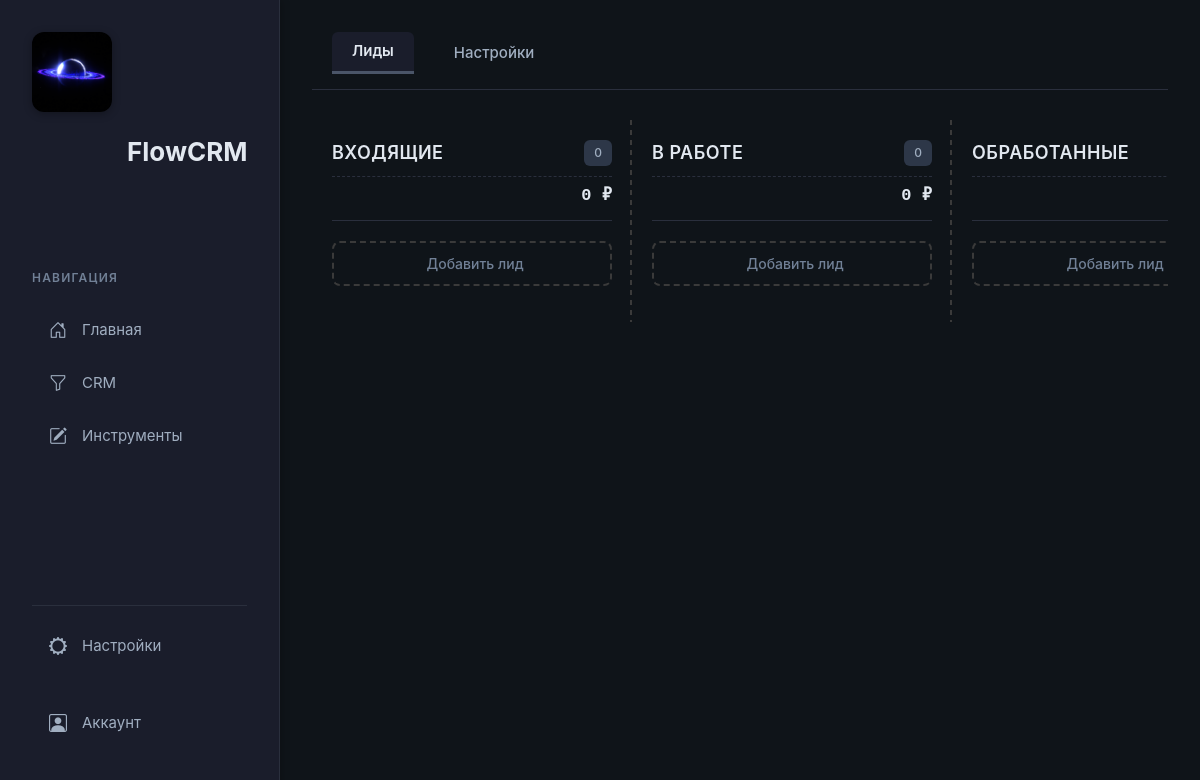
/crm/ (signed in), run on an earlier commit of the app's database.
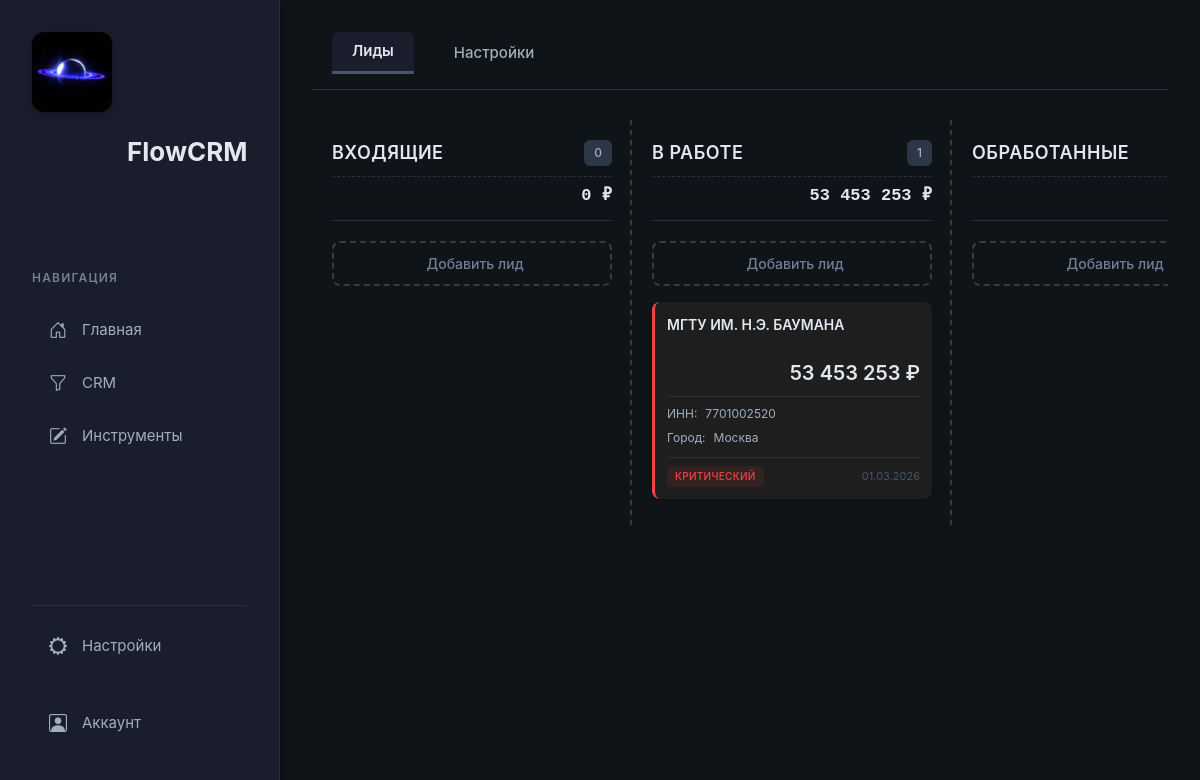
And on a later commit of the database.
### crm/models.py (models this page shows, shortened)
class KanbanColumn(models.Model):
    user = models.ForeignKey(
        User,
        on_delete=models.CASCADE,
        related_name='kanban_columns'
    )
    title = models.CharField(max_length=50)
    order = models.PositiveIntegerField(default=0)
    class Meta:
        ordering = ['order']

class Lead(models.Model):
    user = models.ForeignKey(User, on_delete=models.CASCADE, related_name='leads')
    company_name = models.CharField(max_length=100, blank=True, null=True)
    total_amount = models.DecimalField(max_digits=20, decimal_places=2, default=0, verbose_name='Сумма сделки')
    inn = models.CharField(max_length=12, blank=True, null=True)
    ogrn = models.CharField(max_length=13, blank=True, null=True)
    director_fio = models.CharField(max_length=200, blank=True, null=True)
    phone = models.CharField(max_length=20, blank=True, null=True)
    email = models.EmailField(blank=True, null=True)
    comment = models.TextField(blank=True, null=True)
    legal_form = models.CharField(max_length=20, blank=True, null=True, verbose_name='Форма организации')
    legal_name = models.CharField(max_length=300, blank=True, null=True, verbose_name='Юридическое название')
    contact_person = models.CharField(max_length=200, blank=True, null=True, verbose_name='Контактное лицо')
    contact_phone = models.CharField(max_length=20, blank=True, null=True, verbose_name='Контактный телефон')
    contact_email = models.EmailField(blank=True, null=True, verbose_name='Контактный email')
    address = models.TextField(blank=True, null=True, verbose_name='Адрес')
    city = models.CharField(max_length=100, blank=True, null=True, verbose_name='Город')
    partner_name = models.CharField(max_length=200, blank=True, null=True, verbose_name='Партнёр (ФИО)')
    partner_position = models.CharField(max_length=200, blank=True, null=True, verbose_name='Должность партнёра')
    partner_phone = models.CharField(max_length=20, blank=True, null=True, verbose_name='Телефон партнёра')
    website = models.URLField(blank=True, null=True, verbose_name='Сайт')
    source = models.CharField(max_length=100, blank=True, null=True, verbose_name='Источник')
    PRIORITY_CHOICES = [
        ('not_set', 'Не обозначен'),
        ('low', 'Низкий'),
        ('high', 'Высокий'),
        ('critical', 'Критический'),
    ]
    priority = models.CharField(
        max_length=20,
        choices=PRIORITY_CHOICES,
        default='not_set',
        verbose_name='Приоритет'
    )
    column = models.ForeignKey(KanbanColumn, on_delete=models.CASCADE, related_name='leads')
    order = models.PositiveIntegerField(default=0)
    created_at = models.DateTimeField(auto_now_add=True)
    updated_at = models.DateTimeField(auto_now=True)
    class Meta:
        ordering = ['order']

### crm/views.py (the view)
# urls.py: path('crm/', include('crm.urls')),
@login_required
def crm(request):
    user = request.user
    if not user.kanban_columns.exists():
        create_default_columns(user)
    columns = (
        user.kanban_columns
        .prefetch_related("leads")
        .order_by("order")
    )
    with connection.cursor() as cursor:
        cursor.execute("""
            SELECT column_id, COALESCE(SUM(total_amount), 0) as total_sum
            FROM crm_lead
            WHERE user_id = %s
            GROUP BY column_id
        """, [user.id])
        sums_by_column = {row[0]: row[1] for row in cursor.fetchall()}
    for column in columns:
        raw_sum = sums_by_column.get(column.id, 0)
        column.total_sum = raw_sum
        column.total_sum_formatted = f"{int(raw_sum):,}".replace(',', ' ') + ' ₽'
    return render(request, 'crm/crm.html', {
        'columns': columns,
    })

### crm/templates/crm/crm.html (shortened to what this page needs)
{% extends 'main/layout.html' %}
{% load static %}
{% block content %}
{% load humanize %}
<link rel="stylesheet" href="{% static 'crm/css/kanban.css' %}">
{% include 'crm/crm_header.html' with active_tab='leads' %}
<div class="crm crm-page">
    <div class="kanban">
        {% for column in columns %}
            <div class="kanban-column" data-column-id="{{ column.id }}" ondragover="allowDrop(event)" ondrop="drop(event, {{ column.id }})">
            <div class="column-header">
                <div class="header-top">
                    <h2 class="column-title">{{ column.title }}</h2>
                    <span class="column-count">{{ column.leads.count }}</span>
                </div>
                <div class="column-sum" data-column-id="{{ column.id }}">
                    {{ column.total_sum_formatted }}
                </div>
            </div>
            <button class="add-card-btn" onclick="addCard(this, {{ column.id }})">
                 Добавить лид
            </button>
            <div class="kanban-cards" id="column-{{ column.id }}">
                {% for lead in column.leads.all %}
                    {% include "crm/_lead_card.html" with lead=lead %}
                {% endfor %}
            </div>
        </div>
        {% endfor %}
    </div>
</div>
{% endblock %}

### main/templates/main/layout.html (shortened to what this page needs)
{% load static %}
<!doctype html>
<html lang="en">
<head>
    {% load static %}
    <link rel="stylesheet" href="https://cdn.jsdelivr.net/npm/bootstrap@5.3.3/dist/css/bootstrap.min.css">
    <link rel="stylesheet" href="https://cdn.jsdelivr.net/npm/bootstrap-icons@1.13.1/font/bootstrap-icons.css">
    <link rel="stylesheet" href="{% static 'main/css/main.css' %}">
</head>
<body>
    <aside>
        <img src="{% static 'main/img/RingedPlanet_Pixelited.png' %}" alt="Лого">
        <span class="logo" >FlowCRM</span>
        <h3>Навигация</h3>
        <ul>
            <a href="{% url 'home_page' %}"><li><i class="bi bi-house-door"></i>Главная</li></a>
            <a href="{% url 'crm_page' %}"><li><i class="bi bi-funnel"></i>CRM</li></a>
            <a href="{% url 'tools_main' %}"><li><i class="bi bi-pencil-square"></i>Инструменты</li></a>
        </ul>
        <ul class="options_layout">
            <a href=""><li ><i class="bi bi-gear-wide"></i>Настройки</li></a><br>
            <a href="{% url 'profile' %}"><li><i class="bi bi-person-square"></i> Аккаунт</li></a>
        </ul>
    </aside>
    <main>
        {% block content %}
        {% endblock %}
    </main>
</body>
</html>

### crm/templates/crm/crm_header.html
{% load static %}
<link rel="stylesheet" href="{% static 'crm/css/crm_header.css' %}">
<div class="crm-header">
    <a href="{% url 'crm_page' %}"
       class="crm-btn {% if active_tab == 'leads' %}active{% endif %}">
        Лиды
    </a>
    <a href="{% url 'crm_settings' %}"
       class="crm-btn {% if active_tab == 'settings' %}active{% endif %}">
        Настройки
    </a>
</div>

### crm/templates/crm/_lead_card.html (shortened to what this page needs)
{% load humanize %}
{% with priority=lead.priority|default:'' %}
{% load humanize phone_filter %}
<div class="kanban-card priority-{{ priority }}"
     data-id="{{ lead.id }}"
     draggable="true"
     ondragstart="drag(event)"
     data-priority="{{ priority }}">
    <div class="card-header">
        <div class="lead-info">
            <div class="lead-name">{{ lead.company_name }}</div>
        </div>
    </div>
    {% if lead.total_amount %}
    <div class="card-amount" data-key="total_amount">
        <span class="amount-value">{{ lead.total_amount|floatformat:0|intcomma }} ₽</span>
    </div>
    {% endif %}
    <div class="card-fields">
        {% if user.profile.show_inn and lead.inn %}
            <div class="card-field" data-key="inn">
                <span class="field-label">ИНН: </span>
                <span class="field-value">{{ lead.inn }}</span>
            </div>
        {% endif %}
        {% if user.profile.show_city and lead.city %}
        <div class="card-field" data-key="city">
            <span class="field-label">Город:</span>
            <span class="field-value">{{ lead.city }}</span>
        </div>
        {% endif %}
    </div>
    <div class="card-footer">
        <span class="priority-badge {{ priority }}">
            {{ lead.get_priority_display }}
        </span>
        <span class="card-date">
            {{ lead.created_at|date:"d.m.Y" }}
        </span>
    </div>
</div>
{% endwith %}

### main/static/main/css/main.css (style rules this page uses)
:root { --bg-primary: #0f1419; --bg-secondary: #1a1d2b; --bg-tertiary: #2d3748; --bg-modal: #1e2029; --bg-input: #2a2f3d; --bg-card: #1e1e1e; --border-color: #2a2f3d; --border-hover: #3a3f4d; --border-dashed: #3a3a3a; --text-primary: #e2e8f0; --text-secondary: #a0aec0; --text-tertiary: #718096; --text-muted: #4a5568; --accent-primary: #4a5568; --accent-hover: #5a6778; --shadow-sm: 0 1px 3px rgba(0, 0, 0, 0.2); --shadow-md: 0 4px 12px rgba(0, 0, 0, 0.3); --priority-not-set: #4a5568; --priority-low: #48bbb4; --priority-high: #fbbf24; --priority-critical: #ef4444; --btn-primary: #4a5568; --btn-warning: #f57c00; --btn-danger: #ef4444; --btn-edit: #3b82f6; --btn-save-bg: #4caf50; --btn-save-hover: #43a047; --btn-secondary-bg: #f5f5f5; --btn-secondary-hover: #e0e0e0; --btn-delete-bg: #f44336; --btn-delete-hover: #d32f2f; --btn-add-bg: #2196f3; --btn-add-hover: #1976d2; --notification-success: var(--btn-save-bg); --notification-error: var(--btn-danger); --notification-info: var(--accent-primary); --notification-text: #ffffff; }
* { margin: 0; padding: 0; box-sizing: border-box; }
body { background: var(--bg-primary); color: var(--text-primary); font-family: 'Inter', -apple-system, BlinkMacSystemFont, 'Segoe UI', 'Roboto', sans-serif; min-height: 100vh; display: flex; }
a { text-decoration: none; color: inherit; }
aside { position: fixed; top: 0; left: 0; background: var(--bg-secondary); width: 280px; padding: 2rem; height: 100vh; color: var(--text-primary); border-right: 1px solid var(--border-color); box-shadow: 2px 0 8px rgba(0, 0, 0, 0.2); z-index: 1000; overflow-y: auto; }
aside img { width: 80px; height: 80px; float: left; border-radius: 12px; box-shadow: 0 2px 8px rgba(0, 0, 0, 0.3); }
aside .logo { font-size: 26px; margin-left: 95px; font-weight: 700; position: relative; top: 20px; color: #e2e8f0; }
aside h3 { margin-top: 120px; margin-bottom: 20px; font-size: 12px; text-transform: uppercase; letter-spacing: 1.2px; color: #718096; font-weight: 600; }
aside ul { list-style: none; padding: 0; }
aside ul li { font-size: 15px; color: #a0aec0; display: flex; align-items: center; padding: 11px 14px; margin-bottom: 4px; border-radius: 8px; transition: all 0.2s ease; cursor: pointer; position: relative; }
aside ul li::before { content: ''; position: absolute; left: 0; top: 0; height: 100%; width: 3px; background: #4a5568; transform: scaleY(0); transition: transform 0.2s ease; }
aside ul li i { margin-right: 12px; font-size: 18px; width: 24px; text-align: center; }
.options_layout { position: absolute; bottom: 2rem; left: 2rem; right: 2rem; border-top: 1px solid #2a2f3d; padding-top: 1rem; }
main { flex: 1; margin-left: 280px; min-height: 100vh; overflow-x: hidden; overflow-y: auto; padding: 2rem; }
.crm { margin-left: 0; padding: 0; width: 100%; margin-top: 0; color: #fff; }
.crm-header { display: flex; gap: 15px; margin-bottom: 30px; }
.crm-btn { background: #1a1d2b; color: #a0aec0; border: 1px solid #2a2f3d; padding: 10px 24px; border-radius: 8px; cursor: pointer; font-weight: 500; transition: all 0.2s ease; }
.crm-btn.active { background: #4a5568; border-color: #4a5568; color: #fff; }
.add-card-btn { background: transparent; color: #718096; border: 2px dashed #3a3a3a; padding: 10px 16px; border-radius: 8px; margin-bottom: 15px; cursor: pointer; width: 100%; font-weight: 500; transition: all 0.2s ease; }
.kanban-card { background: #1a1d2b; color: #fff; padding: 12px; border-radius: 8px; cursor: grab; margin-bottom: 12px; border: 1px solid #2a2f3d; transition: all 0.2s ease; box-shadow: 0 1px 3px rgba(0, 0, 0, 0.2); }
.lead-name { font-size: 14px; font-weight: 600; color: #e2e8f0; margin-bottom: 4px; }
.card-footer { display: flex; align-items: center; justify-content: space-between; padding-top: 12px; border-top: 1px solid #2a2f3d; font-size: 11px; color: #718096; }
.column-count { font-size: 12px; background: #2a2a2a; color: #a0aec0; padding: 4px 8px; border-radius: 6px; }

### main/templates/main/layout.html (style rules this page uses)
a { text-decoration: none; }

What changed in the data, as far as the page shows it:
computed for KanbanColumn "В РАБОТЕ": leads.count "0" → "1"; total_sum_formatted "0 ₽" → "53 453 253 ₽"
added Lead: company_name "МГТУ ИМ. Н.Э. БАУМАНА", total_amount "53 453 253", inn "7701002520", city "Москва", priority "КРИТИЧЕСКИЙ", created_at "01.03.2026", shown under KanbanColumn "В РАБОТЕ"
